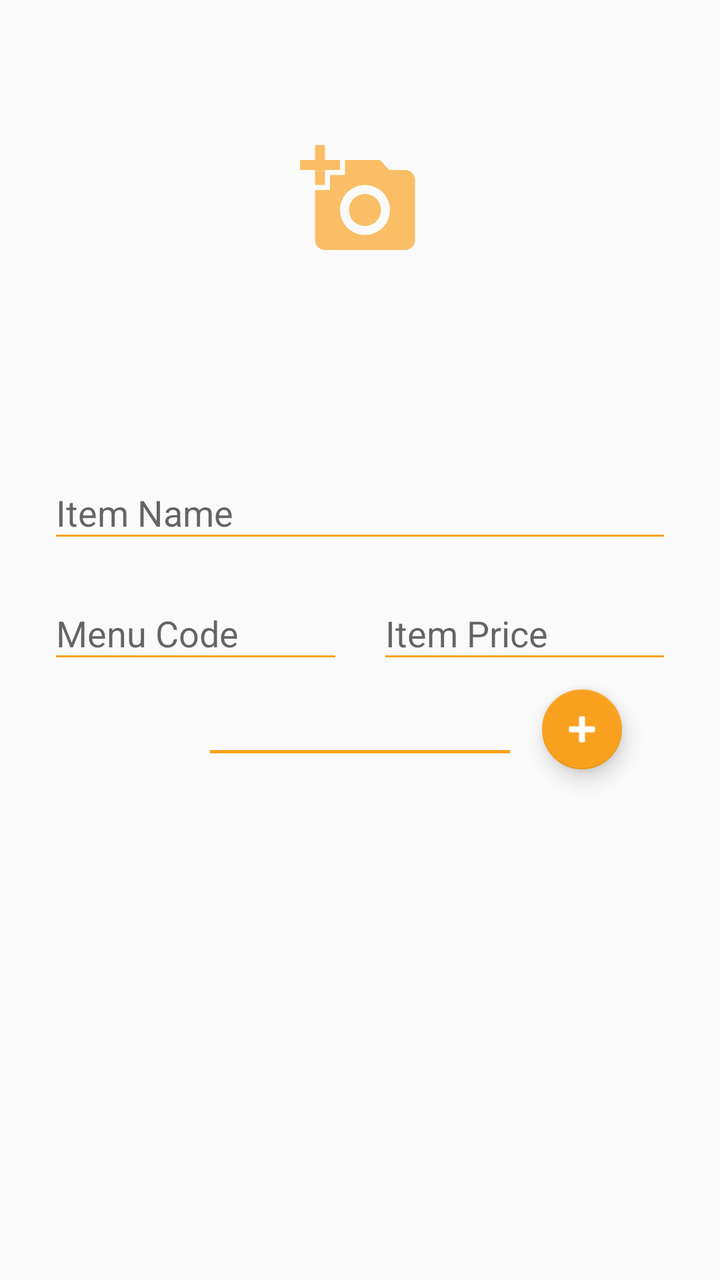
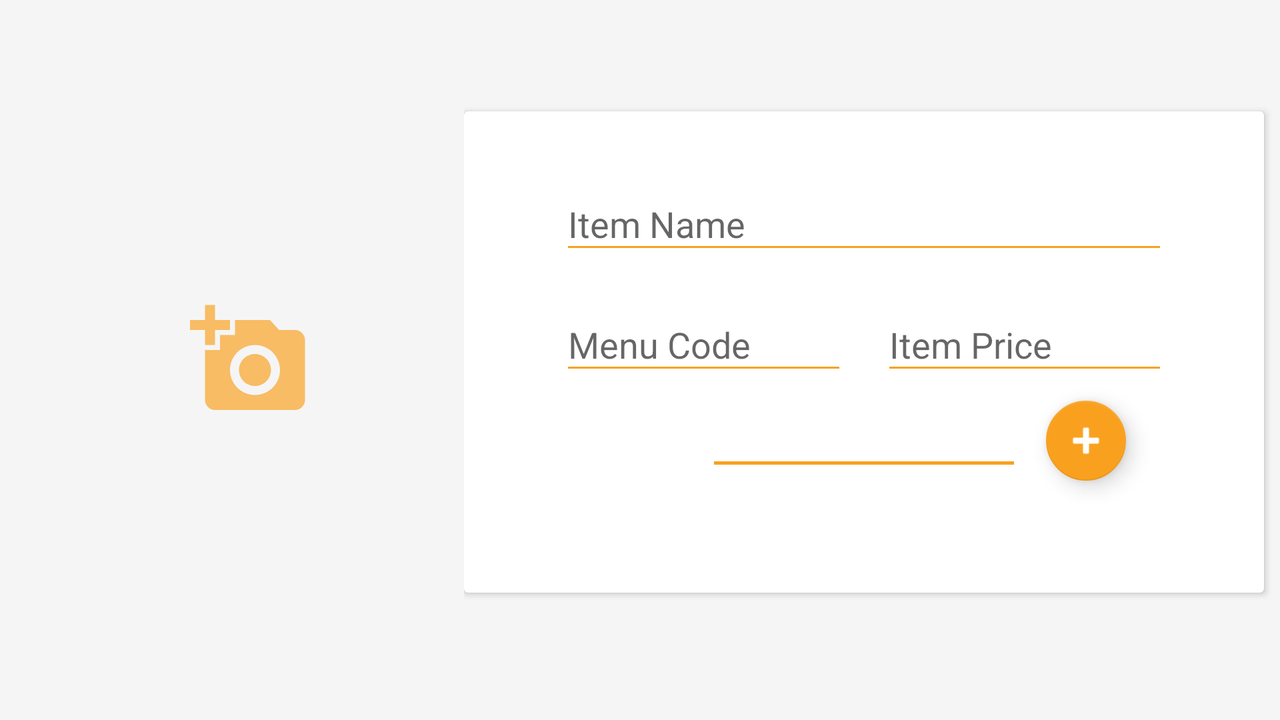

The same Android screen from two of the app's own layout files: first res/layout/ as a phone draws it, then the author's variant for another configuration, drawn on a device whose configuration selects that folder. Both files follow.
<!-- AndroidManifest.xml: application theme AppTheme -->
<!-- res/layout/activity_update_product_actiivty.xml -->
<?xml version="1.0" encoding="utf-8"?>
<android.support.constraint.ConstraintLayout xmlns:android="http://schemas.android.com/apk/res/android"
    xmlns:app="http://schemas.android.com/apk/res-auto"
    xmlns:tools="http://schemas.android.com/tools"
    android:layout_width="match_parent"
    android:layout_height="match_parent"
    tools:context="com.pointofsalesandroid.androidbasedpos_inventory.Restaurant.UpdateProductActiivty">
    <android.support.v7.widget.Toolbar
        android:id="@+id/toolbar"
        app:title="@string/addItem"
        android:textAlignment="center"
        android:visibility="gone"
        app:titleTextColor="@color/colorWhite"
        android:layout_width="match_parent"
        android:layout_height="wrap_content"
        android:background="@color/colorAccent"
        android:minHeight="?attr/actionBarSize"
        android:theme="?attr/actionBarTheme"
        app:layout_constraintEnd_toEndOf="parent"
        app:layout_constraintStart_toStartOf="parent"
        app:layout_constraintTop_toTopOf="parent" />

    <ScrollView
        android:layout_width="0dp"
        android:layout_height="0dp"
        android:scrollbars="none"
        android:layout_marginBottom="8dp"
        app:layout_constraintBottom_toBottomOf="parent"
        app:layout_constraintEnd_toEndOf="parent"
        app:layout_constraintStart_toStartOf="parent"
        app:layout_constraintTop_toBottomOf="@id/toolbar">

        <android.support.constraint.ConstraintLayout
            android:layout_width="match_parent"
            android:layout_height="match_parent"
            android:orientation="vertical" >

            <ImageView
                android:id="@+id/product_banner"
                android:layout_width="match_parent"
                android:layout_height="200dp"
                android:scaleType="centerCrop"
                android:src="@drawable/ic_add_a_photo_black_24dp"
                android:padding="150dp"
                android:tint="@color/colorPrimaryDark"
                app:layout_constraintEnd_toEndOf="parent"
                app:layout_constraintStart_toStartOf="parent"
                app:layout_constraintTop_toTopOf="parent" />

            <android.support.design.widget.TextInputLayout
                android:id="@+id/container_store_name"
                android:layout_width="match_parent"
                android:layout_height="wrap_content"
                android:layout_marginEnd="24dp"
                android:layout_marginStart="24dp"
                android:layout_marginTop="24dp"
                android:hint="Item Name"
                app:layout_constraintEnd_toEndOf="parent"
                app:layout_constraintHorizontal_bias="0.833"
                app:layout_constraintStart_toStartOf="parent"
                app:layout_constraintTop_toBottomOf="@+id/product_banner">

                <android.support.design.widget.TextInputEditText
                    android:layout_width="match_parent"
                    android:layout_height="wrap_content"
                    android:backgroundTint="@color/colorAccent"
                    android:drawablePadding="5dp"
                    android:id="@+id/fItemName"
                    android:textColor="@color/colorText" />
            </android.support.design.widget.TextInputLayout>

            <Button
                android:id="@+id/saveToiInventory"
                android:layout_width="wrap_content"
                android:layout_height="@dimen/saveButtonHeight"
                android:layout_marginBottom="8dp"
                android:layout_marginEnd="8dp"
                android:layout_marginStart="8dp"
                android:layout_marginTop="16dp"
                android:background="@drawable/butoon_save"
                android:paddingLeft="15dp"
                android:paddingRight="15dp"
                android:text="Save To inventory"
                android:textAllCaps="false"
                android:textColor="@color/colorWhite"
                app:layout_constraintBottom_toBottomOf="parent"
                app:layout_constraintEnd_toEndOf="parent"
                app:layout_constraintHorizontal_bias="0.502"
                app:layout_constraintStart_toStartOf="parent"
                app:layout_constraintTop_toBottomOf="@+id/dropDownCategory" />

            <android.support.design.widget.TextInputLayout
                android:id="@+id/container_item_price"
                android:layout_width="0dp"
                android:layout_height="wrap_content"
                android:layout_marginEnd="24dp"
                android:layout_marginStart="8dp"
                android:layout_marginTop="8dp"
                android:hint="Item Price"
                app:layout_constraintEnd_toEndOf="parent"
                app:layout_constraintStart_toEndOf="@+id/divider"
                app:layout_constraintTop_toBottomOf="@+id/container_store_name">

                <android.support.design.widget.TextInputEditText
                    android:layout_width="match_parent"
                    android:layout_height="wrap_content"
                    android:backgroundTint="@color/colorAccent"
                    android:drawablePadding="5dp"
                    android:inputType="numberDecimal"
                    android:textColor="@color/colorText"
                    android:id="@+id/fitemPrice"
                    />
            </android.support.design.widget.TextInputLayout>

            <View
                android:id="@+id/divider"
                android:layout_width="1dp"
                android:layout_height="50dp"
                android:layout_marginEnd="8dp"
                android:layout_marginStart="8dp"
                android:layout_marginTop="8dp"
                android:backgroundTint="@android:color/transparent"
                app:layout_constraintEnd_toEndOf="parent"
                app:layout_constraintStart_toStartOf="parent"
                app:layout_constraintTop_toBottomOf="@+id/container_store_name">


            </View>

            <android.support.design.widget.TextInputLayout
                android:id="@+id/container_category"
                android:layout_width="match_parent"
                android:layout_height="wrap_content"
                android:layout_marginEnd="24dp"
                android:layout_marginStart="24dp"
                android:layout_marginTop="8dp"
                android:hint="Menu Category"
                app:layout_constraintEnd_toEndOf="parent"
                app:layout_constraintHorizontal_bias="0.0"
                app:layout_constraintStart_toStartOf="parent"
                app:layout_constraintTop_toBottomOf="@+id/container_menu_code">

            </android.support.design.widget.TextInputLayout>

            <android.support.design.widget.TextInputLayout
                android:id="@+id/container_menu_code"
                android:layout_width="0dp"
                android:layout_height="wrap_content"
                android:layout_marginEnd="8dp"
                android:layout_marginStart="24dp"
                android:layout_marginTop="8dp"
                android:hint="Menu Code"
                app:layout_constraintEnd_toStartOf="@+id/divider"
                app:layout_constraintStart_toStartOf="parent"
                app:layout_constraintTop_toBottomOf="@+id/container_store_name">

                <android.support.design.widget.TextInputEditText
                    android:layout_width="match_parent"
                    android:layout_height="wrap_content"
                    android:backgroundTint="@color/colorAccent"
                    android:drawablePadding="5dp"
                    android:textColor="@color/colorText"
                    android:id="@+id/fMenuCode"

                    />
            </android.support.design.widget.TextInputLayout>


            <android.support.v7.widget.AppCompatSpinner
                android:id="@+id/dropDownCategory"
                android:layout_width="150dp"
                android:layout_height="wrap_content"
                android:layout_marginTop="24dp"
                android:background="@drawable/bottomline"
                android:padding="8dp"
                android:spinnerMode="dialog"
                android:textAlignment="center"
                android:tooltipText="Category"
                app:layout_constraintEnd_toEndOf="parent"
                app:layout_constraintStart_toStartOf="parent"
                app:layout_constraintTop_toBottomOf="@id/container_menu_code">

            </android.support.v7.widget.AppCompatSpinner>

            <android.support.design.widget.FloatingActionButton
                android:layout_width="wrap_content"
                android:layout_height="wrap_content"
                android:layout_marginLeft="16dp"
                android:layout_marginTop="8dp"
                android:id="@+id/add_category"
                android:tint="@android:color/white"
                app:fabSize="mini"
                app:layout_constraintLeft_toRightOf="@id/dropDownCategory"
                app:layout_constraintTop_toBottomOf="@+id/container_item_price"
                app:srcCompat="@android:drawable/ic_input_add" />

        </android.support.constraint.ConstraintLayout>
    </ScrollView>

    <com.wang.avi.AVLoadingIndicatorView
        android:id="@+id/avi"
        style="@style/AVLoadingIndicatorView.Large"
        android:layout_width="wrap_content"
        android:layout_height="wrap_content"
        android:layout_marginBottom="8dp"
        android:layout_marginEnd="8dp"
        android:layout_marginStart="8dp"
        android:layout_marginTop="8dp"
        android:visibility="gone"
        android:translationZ="4dp"
        app:indicatorColor="@color/colorWhite"
        app:indicatorName="BallPulseIndicator"
        app:layout_constraintBottom_toBottomOf="parent"
        app:layout_constraintEnd_toEndOf="parent"
        app:layout_constraintStart_toStartOf="parent"
        app:layout_constraintTop_toTopOf="parent" />
    <RelativeLayout
        android:layout_width="match_parent"
        android:layout_height="match_parent"
        android:background="@color/colorAccent"
        android:visibility="gone"
        android:translationZ="3dp"
        android:id="@+id/prog"
        ></RelativeLayout>
</android.support.constraint.ConstraintLayout>
<!-- resources referenced by this layout -->
<resources>
  <color name="colorAccent">#F9A11F</color>
  <color name="colorPrimaryDark">#F9A11F</color>
  <color name="colorText">#303030</color>
  <color name="colorWhite">#ffffff</color>
  <!-- drawable bottomline (drawable) -->
  <?xml version="1.0" encoding="utf-8"?>
  <layer-list xmlns:android="http://schemas.android.com/apk/res/android">
  
      <item>
          <shape android:shape="rectangle" >
  
          </shape>
      </item>
  
      <item android:top="-5dp" android:right="-5dp" android:left="-5dp">
          <shape>
              <solid android:color="@android:color/transparent" />
              <stroke
                  android:width="1.5dp"
                  android:color="@color/colorAccent" />
          </shape>
      </item>
  </layer-list>
  <!-- drawable butoon_save (drawable-mdpi) -->
  <?xml version="1.0" encoding="utf-8"?>
  <shape xmlns:android="http://schemas.android.com/apk/res/android">
  <stroke android:width="1dp"
      android:color="@color/colorText"
      />
      <size android:width="50dp" android:height="50dp"/>
  <corners android:radius="50dp"/>
  <solid android:color="@color/colorAccent"/>
  </shape>
  <!-- drawable ic_add_a_photo_black_24dp (drawable) -->
  <vector android:alpha="0.68" android:height="48dp"
      android:viewportHeight="24.0" android:viewportWidth="24.0"
      android:width="48dp" xmlns:android="http://schemas.android.com/apk/res/android">
      <path android:fillColor="#FF000000" android:pathData="M3,4L3,1h2v3h3v2L5,6v3L3,9L3,6L0,6L0,4h3zM6,10L6,7h3L9,4h7l1.83,2L21,6c1.1,0 2,0.9 2,2v12c0,1.1 -0.9,2 -2,2L5,22c-1.1,0 -2,-0.9 -2,-2L3,10h3zM13,19c2.76,0 5,-2.24 5,-5s-2.24,-5 -5,-5 -5,2.24 -5,5 2.24,5 5,5zM9.8,14c0,1.77 1.43,3.2 3.2,3.2s3.2,-1.43 3.2,-3.2 -1.43,-3.2 -3.2,-3.2 -3.2,1.43 -3.2,3.2z"/>
  </vector>
  <string name="addItem">Add Item</string>
  <style name="AppTheme" parent="Theme.AppCompat.Light.DarkActionBar">
          
          <item name="colorPrimary">@color/colorPrimary</item>
          <item name="colorPrimaryDark">@color/colorPrimaryDark</item>
          <item name="colorAccent">@color/colorAccent</item>
      </style>
  <color name="colorPrimary">#F5F5F5</color>
</resources>
<!-- res/layout-land/activity_update_product_actiivty.xml (the author's variant of the layout above) -->
<!-- drawn on the phone turned sideways -->
<?xml version="1.0" encoding="utf-8"?>
<android.support.constraint.ConstraintLayout xmlns:android="http://schemas.android.com/apk/res/android"
    xmlns:app="http://schemas.android.com/apk/res-auto"
    xmlns:tools="http://schemas.android.com/tools"
    android:layout_width="match_parent"

    android:layout_height="match_parent"
    android:background="@color/slightGrey"
    tools:context="com.pointofsalesandroid.androidbasedpos_inventory.Restaurant.AddToInventoryRestuarant">

    <android.support.v7.widget.Toolbar
        android:id="@+id/toolbar"
        android:layout_width="match_parent"
        android:layout_height="wrap_content"
        android:background="@color/colorAccent"
        android:minHeight="?attr/actionBarSize"
        android:textAlignment="center"
        android:theme="?attr/actionBarTheme"
        android:visibility="gone"
        app:layout_constraintEnd_toEndOf="parent"
        app:layout_constraintStart_toStartOf="parent"
        app:layout_constraintTop_toTopOf="parent"
        app:title="@string/addItem"
        app:titleTextColor="@color/colorWhite" />

    <ImageView
        android:id="@+id/product_banner"
        android:layout_width="250dp"
        android:layout_height="match_parent"
        android:padding="150dp"
        android:scaleType="centerCrop"
        android:src="@drawable/ic_add_a_photo_black_24dp"
        android:tint="@color/colorPrimaryDark"
        app:layout_constraintBottom_toBottomOf="parent"
        app:layout_constraintStart_toStartOf="parent"
        app:layout_constraintTop_toTopOf="parent" />

    <ScrollView
        android:layout_width="wrap_content"
        android:layout_height="wrap_content"
        android:layout_marginBottom="8dp"
        android:scrollbars="none"
        app:layout_constraintBottom_toBottomOf="parent"
        app:layout_constraintEnd_toEndOf="parent"
        app:layout_constraintLeft_toRightOf="@id/product_banner"
        app:layout_constraintTop_toBottomOf="@id/toolbar">

        <android.support.constraint.ConstraintLayout
            android:layout_width="match_parent"
            android:layout_height="match_parent"
            android:orientation="vertical">


            <android.support.v7.widget.CardView
                android:layout_width="400dp"
                android:layout_height="wrap_content"
                android:layout_marginBottom="8dp"
                android:layout_marginEnd="8dp"
                android:layout_marginLeft="16dp"
                android:layout_marginTop="8dp"
                app:layout_constraintBottom_toBottomOf="parent"
                app:layout_constraintEnd_toEndOf="parent"

                app:layout_constraintTop_toTopOf="parent">

                <android.support.constraint.ConstraintLayout
                    android:layout_width="match_parent"
                    android:layout_height="match_parent"
                    android:layout_margin="24dp">

                    <android.support.design.widget.TextInputLayout
                        android:id="@+id/container_store_name"
                        android:layout_width="match_parent"
                        android:layout_height="wrap_content"
                        android:layout_marginEnd="24dp"
                        android:layout_marginStart="24dp"
                        android:layout_marginTop="24dp"
                        android:hint="Item Name"
                        app:layout_constraintEnd_toEndOf="parent"
                        app:layout_constraintHorizontal_bias="0.833"
                        app:layout_constraintStart_toStartOf="parent"
                        >

                        <android.support.design.widget.TextInputEditText
                            android:id="@+id/fItemName"
                            android:layout_width="match_parent"
                            android:layout_height="wrap_content"
                            android:backgroundTint="@color/colorAccent"
                            android:drawablePadding="5dp"
                            android:textColor="@color/colorText" />
                    </android.support.design.widget.TextInputLayout>

                    <Button
                        android:id="@+id/saveToiInventory"
                        android:layout_width="wrap_content"
                        android:layout_height="@dimen/saveButtonHeight"
                        android:layout_marginBottom="8dp"
                        android:layout_marginEnd="8dp"
                        android:layout_marginStart="8dp"
                        android:layout_marginTop="32dp"
                        android:background="@drawable/butoon_save"
                        android:paddingLeft="15dp"
                        android:paddingRight="15dp"
                        android:text="Save To inventory"
                        android:textAllCaps="false"
                        android:textColor="@color/colorWhite"
                        app:layout_constraintBottom_toBottomOf="parent"
                        app:layout_constraintEnd_toEndOf="parent"
                        app:layout_constraintStart_toStartOf="parent"
                        app:layout_constraintTop_toBottomOf="@+id/dropDownCategory" />

                    <android.support.design.widget.TextInputLayout
                        android:id="@+id/container_item_price"
                        android:layout_width="0dp"
                        android:layout_height="wrap_content"
                        android:layout_marginEnd="24dp"
                        android:layout_marginStart="8dp"
                        android:layout_marginTop="8dp"
                        android:hint="Item Price"
                        app:layout_constraintEnd_toEndOf="parent"
                        app:layout_constraintStart_toEndOf="@+id/divider"
                        app:layout_constraintTop_toBottomOf="@+id/container_store_name">

                        <android.support.design.widget.TextInputEditText
                            android:id="@+id/fitemPrice"
                            android:layout_width="match_parent"
                            android:layout_height="wrap_content"
                            android:backgroundTint="@color/colorAccent"
                            android:drawablePadding="5dp"
                            android:inputType="numberDecimal"
                            android:textColor="@color/colorText" />
                    </android.support.design.widget.TextInputLayout>

                    <View
                        android:id="@+id/divider"
                        android:layout_width="1dp"
                        android:layout_height="50dp"
                        android:layout_marginEnd="8dp"
                        android:layout_marginStart="8dp"
                        android:layout_marginTop="8dp"
                        android:backgroundTint="@android:color/transparent"
                        app:layout_constraintEnd_toEndOf="parent"
                        app:layout_constraintStart_toStartOf="parent"
                        app:layout_constraintTop_toBottomOf="@+id/container_store_name">


                    </View>

                    <android.support.design.widget.TextInputLayout
                        android:id="@+id/container_category"
                        android:layout_width="match_parent"
                        android:layout_height="wrap_content"
                        android:layout_marginEnd="24dp"
                        android:layout_marginStart="24dp"
                        android:layout_marginTop="8dp"
                        android:hint="Menu Category"
                        app:layout_constraintEnd_toEndOf="parent"
                        app:layout_constraintHorizontal_bias="0.0"
                        app:layout_constraintStart_toStartOf="parent"
                        app:layout_constraintTop_toBottomOf="@+id/container_menu_code">

                    </android.support.design.widget.TextInputLayout>

                    <android.support.design.widget.TextInputLayout
                        android:id="@+id/container_menu_code"
                        android:layout_width="0dp"
                        android:layout_height="wrap_content"
                        android:layout_marginEnd="8dp"
                        android:layout_marginStart="24dp"
                        android:layout_marginTop="8dp"
                        android:hint="Menu Code"
                        app:layout_constraintEnd_toStartOf="@+id/divider"
                        app:layout_constraintStart_toStartOf="parent"
                        app:layout_constraintTop_toBottomOf="@+id/container_store_name">

                        <android.support.design.widget.TextInputEditText
                            android:id="@+id/fMenuCode"
                            android:layout_width="match_parent"
                            android:layout_height="wrap_content"
                            android:backgroundTint="@color/colorAccent"
                            android:drawablePadding="5dp"
                            android:textColor="@color/colorText"

                            />
                    </android.support.design.widget.TextInputLayout>


                    <android.support.v7.widget.AppCompatSpinner
                        android:id="@+id/dropDownCategory"
                        android:layout_width="150dp"
                        android:layout_height="wrap_content"
                        android:layout_marginTop="24dp"
                        android:background="@drawable/bottomline"
                        android:padding="8dp"
                        android:spinnerMode="dialog"
                        android:textAlignment="center"
                        android:tooltipText="Category"
                        app:layout_constraintEnd_toEndOf="parent"
                        app:layout_constraintStart_toStartOf="parent"
                        app:layout_constraintTop_toBottomOf="@id/container_menu_code">

                    </android.support.v7.widget.AppCompatSpinner>

                    <android.support.design.widget.FloatingActionButton
                        android:id="@+id/add_category"
                        android:layout_width="wrap_content"
                        android:layout_height="wrap_content"
                        android:layout_marginLeft="16dp"
                        android:layout_marginTop="8dp"
                        android:tint="@android:color/white"
                        app:fabSize="mini"
                        app:layout_constraintLeft_toRightOf="@id/dropDownCategory"
                        app:layout_constraintTop_toBottomOf="@+id/container_item_price"
                        app:srcCompat="@android:drawable/ic_input_add" />

                </android.support.constraint.ConstraintLayout>

            </android.support.v7.widget.CardView>


        </android.support.constraint.ConstraintLayout>
    </ScrollView>

    <com.wang.avi.AVLoadingIndicatorView
        android:id="@+id/avi"
        style="@style/AVLoadingIndicatorView.Large"
        android:layout_width="wrap_content"
        android:layout_height="wrap_content"
        android:layout_marginBottom="8dp"
        android:layout_marginEnd="8dp"
        android:layout_marginStart="8dp"
        android:layout_marginTop="8dp"
        android:translationZ="4dp"
        android:visibility="gone"
        app:indicatorColor="@color/colorWhite"
        app:indicatorName="BallPulseIndicator"
        app:layout_constraintBottom_toBottomOf="parent"
        app:layout_constraintEnd_toEndOf="parent"
        app:layout_constraintStart_toStartOf="parent"
        app:layout_constraintTop_toTopOf="parent" />

    <RelativeLayout
        android:id="@+id/prog"
        android:layout_width="match_parent"
        android:layout_height="match_parent"
        android:background="@color/colorAccent"
        android:translationZ="3dp"
        android:visibility="gone"></RelativeLayout>


</android.support.constraint.ConstraintLayout>
<!-- resources referenced by the variant -->
<!-- as the phone turned sideways resolves them -->
<resources>
  <color name="colorAccent">#F9A11F</color>
  <color name="colorPrimaryDark">#F9A11F</color>
  <color name="colorText">#303030</color>
  <color name="colorWhite">#ffffff</color>
  <color name="slightGrey">#F5F5F5</color>
  <!-- drawable bottomline (drawable) -->
  <?xml version="1.0" encoding="utf-8"?>
  <layer-list xmlns:android="http://schemas.android.com/apk/res/android">
  
      <item>
          <shape android:shape="rectangle" >
  
          </shape>
      </item>
  
      <item android:top="-5dp" android:right="-5dp" android:left="-5dp">
          <shape>
              <solid android:color="@android:color/transparent" />
              <stroke
                  android:width="1.5dp"
                  android:color="@color/colorAccent" />
          </shape>
      </item>
  </layer-list>
  <!-- drawable butoon_save (drawable-mdpi) -->
  <?xml version="1.0" encoding="utf-8"?>
  <shape xmlns:android="http://schemas.android.com/apk/res/android">
  <stroke android:width="1dp"
      android:color="@color/colorText"
      />
      <size android:width="50dp" android:height="50dp"/>
  <corners android:radius="50dp"/>
  <solid android:color="@color/colorAccent"/>
  </shape>
  <!-- drawable ic_add_a_photo_black_24dp (drawable) -->
  <vector android:alpha="0.68" android:height="48dp"
      android:viewportHeight="24.0" android:viewportWidth="24.0"
      android:width="48dp" xmlns:android="http://schemas.android.com/apk/res/android">
      <path android:fillColor="#FF000000" android:pathData="M3,4L3,1h2v3h3v2L5,6v3L3,9L3,6L0,6L0,4h3zM6,10L6,7h3L9,4h7l1.83,2L21,6c1.1,0 2,0.9 2,2v12c0,1.1 -0.9,2 -2,2L5,22c-1.1,0 -2,-0.9 -2,-2L3,10h3zM13,19c2.76,0 5,-2.24 5,-5s-2.24,-5 -5,-5 -5,2.24 -5,5 2.24,5 5,5zM9.8,14c0,1.77 1.43,3.2 3.2,3.2s3.2,-1.43 3.2,-3.2 -1.43,-3.2 -3.2,-3.2 -3.2,1.43 -3.2,3.2z"/>
  </vector>
  <string name="addItem">Add Item</string>
  <style name="AppTheme" parent="Theme.AppCompat.Light.DarkActionBar">
          
          <item name="colorPrimary">@color/colorPrimary</item>
          <item name="colorPrimaryDark">@color/colorPrimaryDark</item>
          <item name="colorAccent">@color/colorAccent</item>
      </style>
  <color name="colorPrimary">#F5F5F5</color>
</resources>
